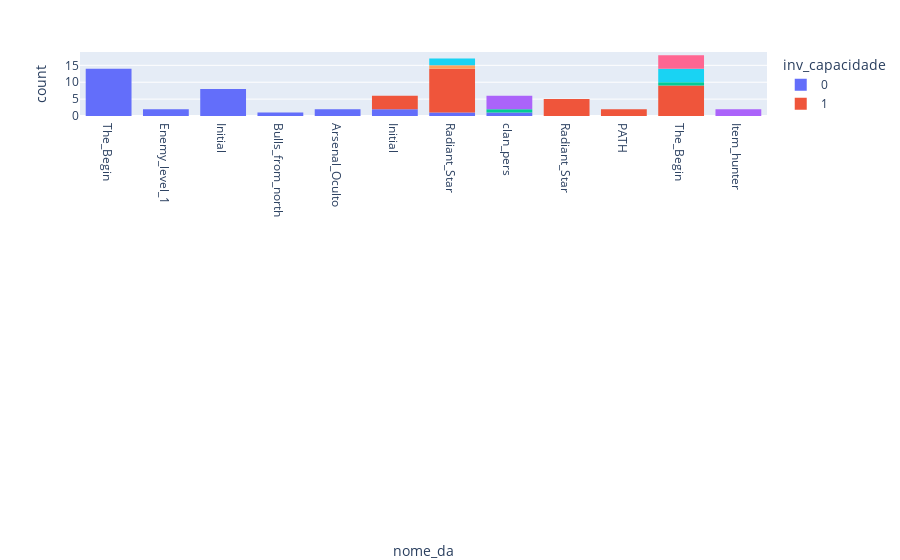

The notebook cell saved with this chart:
### Code cell
import pandas as pd
import plotly.express as px
df = pd.read_csv("inventory.csv",index_col = "inv_id",sep=",")
#print(df["nome_da"].value_counts())
grafico = px.histogram(df, x="nome_da", color="inv_capacidade")
grafico = grafico.show()

### Figure 1 — Plotly figure (JSON) as saved in the notebook; plotly's stock layout.template omitted (floating-point values rounded to 4 significant figures)
{"data": [{"alignmentgroup": "True", "bingroup": "x", "hovertemplate": "inv_capacidade=0<br>nome_da=%{x}<br>count=%{y}<extra></extra>", "legendgroup": "0", "marker": {"color": "#636efa", "pattern": {"shape": ""}}, "name": "0", "offsetgroup": "0", "orientation": "v", "showlegend": true, "type": "histogram", "x": ["The_Begin                                                                                                                                                                                                                                                 ", "Enemy_level_1                                                                                                                                                                                                                                             ", "Initial                                                                                                                                                                                                                                                   ", "Initial                                                                                                                                                                                                                                                   ", "Initial                                                                                                                                                                                                                                                   ", "Initial                                                                                                                                                                                                                                                   ", "Bulls_from_north                                                                                                                                                                                                                                          ", "Arsenal_Oculto                                                                                                                                                                                                                                            ", "The_Begin                                                                                                                                                                                                                                                 ", "The_Begin                                                                                                                                                                                                                                                 ", "The_Begin                                                                                                                                                                                                                                                 ", "The_Begin                                                                                                                                                                                                                                                 ", "The_Begin                                                                                                                                                                                                                                                 ", "The_Begin                                                                                                                                                                                                                                                 ", "The_Begin                                                                                                                                                                                                                                                 ", "The_Begin                                                                                                                                                                                                                                                 ", "The_Begin                                                                                                                                                                                                                                                 ", "The_Begin                                                                                                                                                                                                                                                 ", "The_Begin                                                                                                                                                                                                                                                 ", "Enemy_level_1                                                                                                                                                                                                                                             ", "Arsenal_Oculto                                                                                                                                                                                                                                            ", "Initial                                                                                                                                                                                                                                                   ", "Initial                                                                                                                                                                                                                                                   ", "Initial", "Initial                                                                                                                                                                                                                                                   ", "Radiant_Star", "clan_pers", "The_Begin                                                                                                                                                                                                                                                 ", "Initial", "The_Begin                                                                                                                                                                                                                                                 ", "Initial                                                                                                                                                                                                                                                   "], "xaxis": "x", "yaxis": "y"}, {"alignmentgroup": "True", "bingroup": "x", "hovertemplate": "inv_capacidade=1<br>nome_da=%{x}<br>count=%{y}<extra></extra>", "legendgroup": "1", "marker": {"color": "#EF553B", "pattern": {"shape": ""}}, "name": "1", "offsetgroup": "1", "orientation": "v", "showlegend": true, "type": "histogram", "x": ["Radiant_Star                                                                                                                                                                                                                                              ", "Initial", "Initial", "Radiant_Star                                                                                                                                                                                                                                              ", "Radiant_Star", "Initial", "Radiant_Star", "Radiant_Star                                                                                                                                                                                                                                              ", "Radiant_Star", "Radiant_Star                                                                                                                                                                                                                                              ", "Radiant_Star", "Radiant_Star", "Radiant_Star", "Radiant_Star", "Radiant_Star                                                                                                                                                                                                                                              ", "Radiant_Star", "Radiant_Star", "Radiant_Star", "Radiant_Star", "Radiant_Star", "PATH", "PATH", "Radiant_Star", "The_Begin", "The_Begin", "The_Begin", "The_Begin", "The_Begin", "The_Begin", "Initial", "The_Begin", "The_Begin", "The_Begin"], "xaxis": "x", "yaxis": "y"}, {"alignmentgroup": "True", "bingroup": "x", "hovertemplate": "inv_capacidade=2<br>nome_da=%{x}<br>count=%{y}<extra></extra>", "legendgroup": "2", "marker": {"color": "#00cc96", "pattern": {"shape": ""}}, "name": "2", "offsetgroup": "2", "orientation": "v", "showlegend": true, "type": "histogram", "x": ["clan_pers", "The_Begin"], "xaxis": "x", "yaxis": "y"}, {"alignmentgroup": "True", "bingroup": "x", "hovertemplate": "inv_capacidade=200<br>nome_da=%{x}<br>count=%{y}<extra></extra>", "legendgroup": "200", "marker": {"color": "#ab63fa", "pattern": {"shape": ""}}, "name": "200", "offsetgroup": "200", "orientation": "v", "showlegend": true, "type": "histogram", "x": ["clan_pers", "Item_hunter", "clan_pers", "Item_hunter", "clan_pers", "clan_pers"], "xaxis": "x", "yaxis": "y"}, {"alignmentgroup": "True", "bingroup": "x", "hovertemplate": "inv_capacidade=8<br>nome_da=%{x}<br>count=%{y}<extra></extra>", "legendgroup": "8", "marker": {"color": "#FFA15A", "pattern": {"shape": ""}}, "name": "8", "offsetgroup": "8", "orientation": "v", "showlegend": true, "type": "histogram", "x": ["Radiant_Star"], "xaxis": "x", "yaxis": "y"}, {"alignmentgroup": "True", "bingroup": "x", "hovertemplate": "inv_capacidade=3<br>nome_da=%{x}<br>count=%{y}<extra></extra>", "legendgroup": "3", "marker": {"color": "#19d3f3", "pattern": {"shape": ""}}, "name": "3", "offsetgroup": "3", "orientation": "v", "showlegend": true, "type": "histogram", "x": ["Radiant_Star", "Radiant_Star", "The_Begin", "The_Begin", "The_Begin", "The_Begin"], "xaxis": "x", "yaxis": "y"}, {"alignmentgroup": "True", "bingroup": "x", "hovertemplate": "inv_capacidade=7<br>nome_da=%{x}<br>count=%{y}<extra></extra>", "legendgroup": "7", "marker": {"color": "#FF6692", "pattern": {"shape": ""}}, "name": "7", "offsetgroup": "7", "orientation": "v", "showlegend": true, "type": "histogram", "x": ["The_Begin", "The_Begin", "The_Begin", "The_Begin"], "xaxis": "x", "yaxis": "y"}], "layout": {"barmode": "relative", "legend": {"title": {"text": "inv_capacidade"}, "tracegroupgap": 0}, "margin": {"t": 60}, "xaxis": {"anchor": "y", "domain": [0, 1], "title": {"text": "nome_da"}}, "yaxis": {"anchor": "x", "domain": [0, 1], "title": {"text": "count"}}}}
